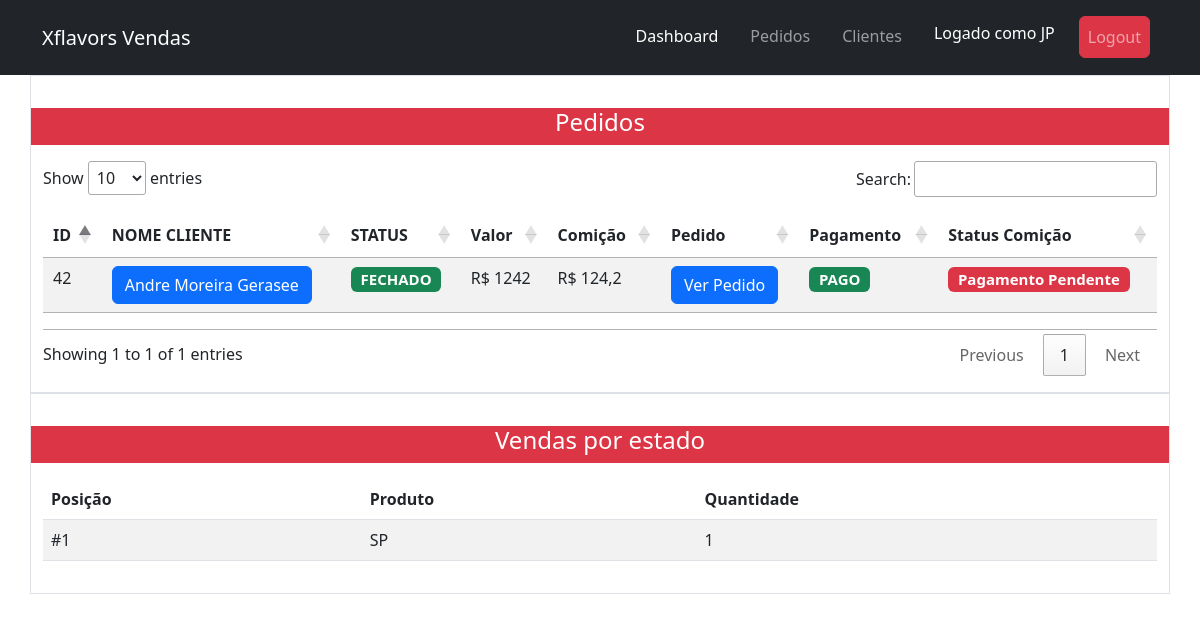
The page /pedidos (signed in) on the database its author committed.
### pedidos/models.py (models this page shows, shortened)
class Pedido(models.Model):
    cliente = models.ForeignKey(Cliente, on_delete=models.CASCADE)
    vendedor = models.ForeignKey(Vendedor, on_delete=models.CASCADE)
    items = models.ManyToManyField(Item)
    created_at = models.DateTimeField(auto_now_add=True, blank=True, null=True)
    updated_at = models.DateTimeField(auto_now=True, blank=True, null=True)
    status = models.BooleanField(default=False)
    pagamento = models.BooleanField(default=False)
    primeira_compra = models.BooleanField(default=False)
    recebido = models.BooleanField(default=False)
    @property
    def valor_total(self):
        return sum([int(item.valor_total) for item in self.items.all()])
    @property
    def comicao(self):
        if self.primeira_compra == True:
            return  int(self.valor_total) * 0.10
        else:
            return int(self.valor_total) * 0.05

class Item(models.Model):
    produto = models.ForeignKey(Juice, on_delete=models.CASCADE)
    quantidade = models.PositiveIntegerField()
    created_at = models.DateTimeField(auto_now_add=True, blank=True, null=True)
    updated_at = models.DateTimeField(auto_now=True, blank=True, null=True)
    @property
    def valor_total(self):
        qr_item = [it.items.all() for it in self.pedido_set.all()]
        total = []
        for items in qr_item:
            for item  in items:
                total.append(item.quantidade)
        quantidade= sum(total)
        if self.produto.mg == '9mg' or self.produto.mg == '12mg':
            if quantidade >= 20 and quantidade <= 49:
                return 24 * self.quantidade
            elif quantidade >= 50 and quantidade <= 99:
                return 22 * self.quantidade
            elif quantidade >= 100 and quantidade <= 199:
                return 20 * self.quantidade
            elif quantidade >= 200:
                return 19 * self.quantidade
            else:
                return self.quantidade * 27
        else:
            if quantidade >= 20 and quantidade <= 49:
                return 22 * self.quantidade
            elif quantidade >= 50 and quantidade <= 99:
                return 20 * self.quantidade
            elif quantidade >= 100 and quantidade <= 199:
                return 18 * self.quantidade
            elif quantidade >= 200:
                return 17 * self.quantidade
            else:
                return self.quantidade * 25

### clientes/models.py (models this page shows, shortened)
class Cliente(models.Model):
    vendedor = models.ForeignKey(Vendedor, on_delete=models.CASCADE)
    nome = models.CharField(max_length=80)
    telefone = models.IntegerField(blank= True, null=True)
    email = models.EmailField(blank= True, null=True)
    cpf = models.IntegerField(blank=True, null=True)
    slug = models.SlugField(unique=True, blank=True, null=True)
    created_at = models.DateTimeField(auto_now_add=True, blank=True, null=True)
    updated_at = models.DateTimeField(auto_now=True, blank=True, null=True)

class Endereco(models.Model):
    UF = (
        ('AC', 'Acre'),
        ('AL', 'Alagoas'),
        ('AP', 'Amapá'),
        ('AM', 'Amazonas'),
        ('BA', 'Bahia'),
        ('CE', 'Ceará'),
        ('DF', 'Distrito Federal'),
        ('ES', 'Espírito Santo'),
        ('GO', 'Goiás'),
        ('MA', 'Maranhão'),
        ('MT', 'Mato Grosso'),
        ('MS', 'Mato Grosso do Sul'),
        ('MG', 'Minas Gerais'),
        ('PA', 'Pará'),
        ('PB', 'Paraíba'),
        ('PR', 'Paraná'),
        ('PE', 'Pernambuco'),
        ('PI', 'Piauí'),
        ('RJ', 'Rio de Janeiro'),
        ('RS', 'Rio Grande do Sul'),
        ('RO', 'Rondônia'),
        ('RR', 'Roraima'),
        ('SC', 'Santa Catarina'),
        ('SP', 'São Paulo'),
        ('SE', 'Sergipe'),
        ('TO', 'Tocantins'))
    cliente = models.ForeignKey(Cliente, on_delete= models.CASCADE)
    apelido = models.CharField(max_length= 30, default= 'Endereço principal', blank=True)
    cep = models.IntegerField()
    logradouro = models.CharField(max_length=150)
    numero = models.IntegerField(max_length=5)
    bairro = models.CharField(max_length=30)
    uf = models.CharField(max_length = 2, choices=UF, null= True)
    complemento = models.CharField(max_length=30)
    created_at = models.DateTimeField(auto_now_add=True, blank=True, null=True)
    updated_at = models.DateTimeField(auto_now=True, blank=True, null=True)

### produtos/models.py (models this page shows)
class Juice(models.Model):
    NIC = (
        ("0mg", "0"),
        ("3mg", "3"),
        ("6mg", "6"),
        ("9mg", "9"),
        ("12mg", "12"),
    )
    nome = models.CharField(max_length=50)
    mls = models.IntegerField()
    mg = models.CharField(max_length= 4, choices = NIC,
        default ='0')
    valor = models.DecimalField(max_digits=8,decimal_places=2)
    descricao = models.TextField(max_length=800)
    criado = models.DateField(auto_now_add=True)
    updated = models.DateTimeField(auto_now=True)
    imagem = models.ImageField(upload_to='static/juices', null=True, blank=True)
    created_at = models.DateTimeField(auto_now_add=True, blank=True, null=True)
    updated_at = models.DateTimeField(auto_now=True, blank=True, null=True)
    def __str__(self):
        return self.nome + " " + str(self.mls) + "mls " + str(self.mg)

### pedidos/views.py (the view)
# urls.py: path('pedidos', todos_pedidos, name='pedidos'),
@login_required
def todos_pedidos(request):
    hoje = datetime.date.today()
    mes_atual = hoje.strftime('%m')
    vendedor = Vendedor.objects.filter(id=request.user.vendedor.id)
    clientes = Cliente.objects.filter(vendedor=request.user.vendedor.id)
    pedidos = Pedido.objects.filter(vendedor=request.user.vendedor.id)
    pedidos_pagos = Pedido.objects.filter(pagamento=True, vendedor=request.user.vendedor.id,
                                          created_at__gte=datetime.date(2022, int(mes_atual), 1),
                                          created_at__lte=datetime.date(2022, int(mes_atual), 30))
    pedidos_comicao_nao_paga = Pedido.objects.filter(pagamento=True, vendedor=request.user.vendedor.id, recebido=False)
    comicao_pendente = sum([pedido.comicao for pedido in pedidos_comicao_nao_paga])
    items = Item.objects.filter(pedido__vendedor=request.user.vendedor.id, pedido__pagamento=True)
    item_p = {}
    for item in items:
        item_novo = {item.produto: item.quantidade}
        if item.produto in item_p:
            print("existe", item.produto)
            item_novo = {item.produto: item.quantidade + item_p[item.produto]}
            item_p.update(item_novo)
        else:
            item_p.update(item_novo)
    uf_cont = {}
    for cliente in clientes:
        for endereco in cliente.endereco_set.all():
            if not endereco.uf in uf_cont:
                uf = {endereco.uf: 1}
                uf_cont.update(uf)
            else:
                uf = {endereco.uf: 1 + uf_cont[endereco.uf]}
                uf_cont.update(uf)
    print(uf_cont, item_p)
    venda = sum([pedido.valor_total for pedido in pedidos_pagos])
    context = {
        'uf_cont':uf_cont,
        'vendedor' : vendedor,
        'item_p': item_p,
        'comicao_pendente': comicao_pendente,
        'venda': venda,
        'pedidos_pagos': pedidos_pagos,
        'pedidos': pedidos,
        'clientes': clientes}
    return render(request=request, template_name="todos_pedidos.html", context=context)

### templates/todos_pedidos.html (shortened to what this page needs)
{% extends 'base.html' %}
{% load static %}
{% block content %}
{% include 'partials/_tabela_pedidos.html' %}
{% include 'partials/_tabela_UF_mais_vendidos.html' %}
{% endblock %}

### templates/partials/_navbar.html (shortened to what this page needs)
	<nav class="navbar navbar-expand-lg navbar-dark bg-dark p-3">
<div class="container">
  <a class="navbar-brand" href="#">Xflavors Vendas</a>
  <div class=" collapse navbar-collapse" id="navbarNavDropdown">
    <ul class="navbar-nav ms-auto ">
      <li class="nav-item">
        <a class="nav-link mx-2 active" aria-current="page" href="/dashboard">Dashboard</a>
      </li>
      <li class="nav-item">
        <a class="nav-link mx-2" href="/pedidos">Pedidos</a>
      </li>
      <li class="nav-item">
        <a class="nav-link mx-2" href="/clientes">Clientes</a>
      </li>
        <li class="nav-item mx-2">
          <h4 class="nav-link text-white align-self-center">Logado como {{ request.user.username }}</h4>
      </li>
      <li class="nav-item mx-2">
         <a class="btn nav-link btn-danger btn align-self-center  " href="{% url 'logout' %}">Logout</a>
      </li>
    </ul>
  </div>
</div>
</nav>

### templates/partials/_tabela_pedidos.html (shortened to what this page needs)
<div class="container py-3 border">
        <div class="row bg-danger my-3 "><h4 class="text-white text-center">Pedidos</h4></div>
        <table class="table table-striped table-responsive py-3 " id="tabela_pedido">
            <thead>
            <tr>
                <th>ID</th>
                <th>NOME CLIENTE</th>
                <th>STATUS</th>
                <th>Valor</th>
                <th>Comição</th>
                <th>Pedido</th>
                <th>Pagamento</th>
                <th>Status Comição</th>
            </tr>
            </thead>
            <tbody>
            {% for pedido in pedidos %}
            <tr>
                <td>{{ pedido.id }}</td>
                <td><a  class="btn btn-primary" href="/pedidos/{{ pedido.cliente.id }}" role="button">{{ pedido.cliente.nome }}</a></td>
                <td>{% if pedido.status == True %}<h5><span class="badge bg-success py-auto">FECHADO</span></h5>  {% else %}<h5><span class="badge bg-warning py-auto">ABERTO</span></h5>  {% endif %}</td>
                <td>R$ {{ pedido.valor_total }}</td>
                <td>R$ {{ pedido.comicao }}</td>
                <td><a name="" id="" class="btn btn-primary py-auto" href="/pedido/{{pedido.cliente.slug}}/{{pedido.id}}"
                       role="button">Ver Pedido</a></td>
                <td>{% if pedido.pagamento == False %}<h5><span class="badge bg-danger py-auto">Pagamento Pendente</span></h5> {% else %} <h5><span class="badge bg-success py-auto">PAGO</span></h5> {% endif %}</td>
                <td>{% if pedido.recebido == False %} <h5><span class="badge bg-danger py-auto">Pagamento Pendente</span></h5> {% else %} <h5><span class="badge bg-success py-auto">PAGO</span></h5> {% endif %}</td>
            </tr>
            {% endfor %}
            </tbody>
        </table>
    </div>

### templates/partials/_tabela_UF_mais_vendidos.html (shortened to what this page needs)
<div class="container py-3 border">
    <div class="row bg-danger my-3 "><h4 class="text-white text-center">Vendas por estado</h4></div>
    <table class="table table-striped  table-responsive py-3 ">
        <thead class="thead-inverse">
        <tr>
            <th>Posição</th>
            <th>Produto</th>
            <th>Quantidade</th>
        </tr>
        </thead>
        <tbody>
        {% for item, quantidade in uf_cont.items|dictsortreversed:-1 %}
        <tr>
            <td scope="row">#{{ forloop.counter }}</td>
            <td>{{item}}</td>
            <td>{{quantidade}}</td>
        </tr>
        {%endfor%}
        </tbody>
    </table>
</div>

### rows shown on the page
Pedido: id "42", cliente.nome "Andre Moreira Gerasee", status "FECHADO", valor_total "1242", comicao "124,2", pagamento "PAGO", recebido "Pagamento Pendente"
Endereco: uf_cont "SP"

### other values the page prints
{{ request.user.username }} "JP"
{{ quantidade }} "1"
